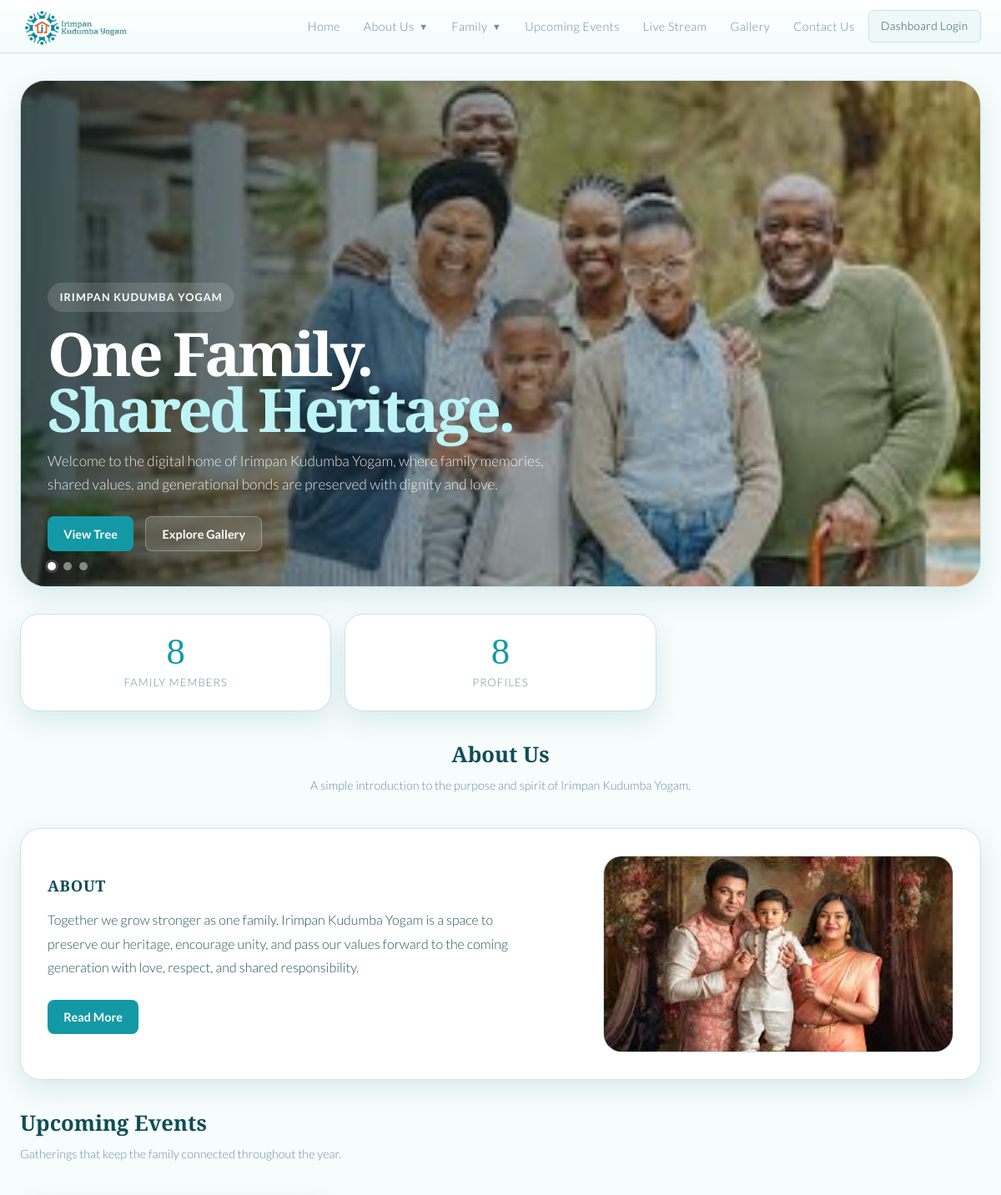
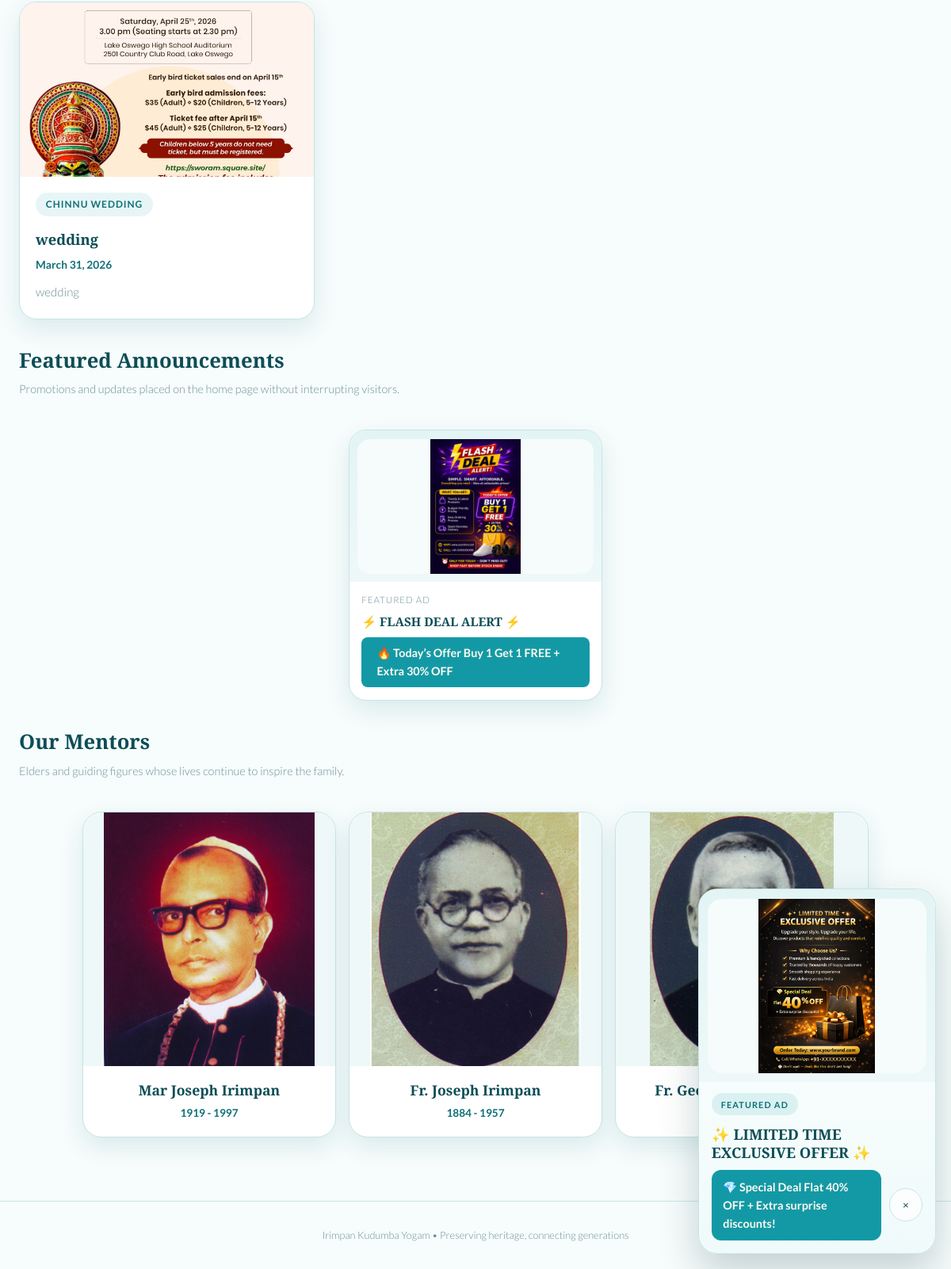
The page / on the database its author committed (2 pictures, top to bottom).
### tree/models.py (models this page shows, shortened)
class SiteAd(models.Model):
    DISPLAY_POPUP = 'popup'
    DISPLAY_SIDE = 'side'
    DISPLAY_SECTION = 'section'
    DISPLAY_CHOICES = [
        (DISPLAY_POPUP, 'Popup'),
        (DISPLAY_SIDE, 'Side Ad'),
        (DISPLAY_SECTION, 'Home Section'),
    ]
    title = models.CharField(max_length=200)
    message = models.TextField(blank=True, default='')
    image = models.ImageField(upload_to='ads/', null=True, blank=True)
    button_text = models.CharField(max_length=80, blank=True)
    button_url = models.URLField(blank=True)
    display_type = models.CharField(max_length=20, choices=DISPLAY_CHOICES, default=DISPLAY_POPUP)
    priority = models.PositiveIntegerField(default=0)
    is_active = models.BooleanField(default=True)
    show_as_popup = models.BooleanField(default=True)
    start_date = models.DateField(null=True, blank=True)
    end_date = models.DateField(null=True, blank=True)
    created_by = models.ForeignKey(
        settings.AUTH_USER_MODEL,
        null=True,
        blank=True,
        on_delete=models.SET_NULL,
        related_name='site_ads',
    )
    created_at = models.DateTimeField(auto_now_add=True)
    class Meta:
        ordering = ['-priority', '-created_at', '-id']
    @property
    def is_scheduled_now(self):
        today = timezone.localdate()
        if not self.is_active:
            return False
        if self.start_date and self.start_date > today:
            return False
        if self.end_date and self.end_date < today:
            return False
        return True

class Event(models.Model):
    title = models.CharField(max_length=200)
    tag = models.CharField(max_length=80, blank=True)
    event_date = models.DateField()
    location = models.CharField(max_length=200, blank=True)
    description = models.TextField()
    image = models.ImageField(upload_to='events/', null=True, blank=True)
    created_at = models.DateTimeField(auto_now_add=True)
    class Meta:
        ordering = ['event_date', 'title']

### tree/views.py (the view)
# urls.py: path('', views.home, name='home'),
def home(request):
    people = Person.objects.all()
    generation_map = _generation_map(people)
    _apply_generations(people, generation_map)
    total = people.count()
    generations = max(generation_map.values(), default=0)
    mentors = [
        {
            'name': 'Mar Joseph Irimpan',
            'years': '1919 - 1997',
            'image': 'tree/mentors/mar-joseph-irimpan.jpg',
        },
        {
            'name': 'Fr. Joseph Irimpan',
            'years': '1884 - 1957',
            'image': 'tree/mentors/fr-joseph-irimpan.jpg',
        },
        {
            'name': 'Fr. GeeVarghese Irimpan',
            'years': '1839 - 1917',
            'image': 'tree/mentors/fr-geeverghese-irimpan.jpg',
        },
    ]
    upcoming_events = Event.objects.all()[:3]
    active_ads = [ad for ad in SiteAd.objects.all() if ad.is_scheduled_now]
    popup_ad = next(
        (ad for ad in active_ads if ad.display_type == SiteAd.DISPLAY_POPUP and ad.show_as_popup),
        None,
    )
    side_ads = [ad for ad in active_ads if ad.display_type == SiteAd.DISPLAY_SIDE]
    side_ad = side_ads[0] if side_ads else None
    section_ads = [ad for ad in active_ads if ad.display_type == SiteAd.DISPLAY_SECTION][:3]
    if side_ad is None:
        side_ad = next((ad for ad in active_ads if ad != popup_ad), popup_ad)
        side_ads = [side_ad] if side_ad else []
    if not section_ads:
        section_ads = [ad for ad in active_ads if ad not in {popup_ad, side_ad}][:3]
    return render(request, 'tree/home.html', {
        'people': people,
        'total': total,
        'generations': generations,
        'mentors': mentors,
        'upcoming_events': upcoming_events,
        'popup_ad': popup_ad,
        'side_ad': side_ad,
        'side_ads': side_ads,
        'section_ads': section_ads,
    })

### tree/views.py (called while the page is built)
def _generation_map(people):
    people = list(people)
    if not people:
        return {}
    parents = {
        person.pk: tuple(parent_id for parent_id in (person.father_id, person.mother_id) if parent_id)
        for person in people
    }
    memo = {}
    def get_depth(person_id):
        if person_id in memo:
            return memo[person_id]
        parent_ids = parents.get(person_id, ())
        if not parent_ids:
            memo[person_id] = 1
            return 1
        memo[person_id] = max(get_depth(parent_id) for parent_id in parent_ids) + 1
        return memo[person_id]
    return {person.pk: get_depth(person.pk) for person in people}

def _apply_generations(people, generation_map):
    for person in people:
        person._generation = generation_map.get(person.pk, 1)

### tree/templates/tree/home.html (shortened to what this page needs)
{% extends "tree/base.html" %}
{% load static %}
{% block content %}
<div class="home-stack">
  {% if side_ad %}
  <aside class="side-ad" id="homeSideAd" data-rotate-ms="5000">
    {% for ad in side_ads %}
    <div class="side-ad-item{% if forloop.first %} active{% endif %}">
    {% if ad.button_url %}
    <a href="{{ ad.button_url }}" class="side-ad-media">
      {% if ad.image %}
      <img src="{{ ad.image.url }}" alt="{{ ad.title }}">
      {% endif %}
    </a>
    {% else %}
    <div class="side-ad-media">
      {% if ad.image %}
      <img src="{{ ad.image.url }}" alt="{{ ad.title }}">
      {% endif %}
    </div>
    {% endif %}
    <div class="side-ad-body">
      <span class="side-ad-tag">Featured Ad</span>
      <h3>{{ ad.title }}</h3>
      <div class="side-ad-actions">
        {% if ad.button_text and ad.button_url %}
        <a href="{{ ad.button_url }}" class="btn btn-primary">{{ ad.button_text }}</a>
        {% endif %}
        <button type="button" class="side-ad-close" id="homeSideAdClose" aria-label="Close side ad">×</button>
      </div>
    </div>
    </div>
    {% endfor %}
  </aside>
  {% endif %}
  <section class="hero" id="heroSlider">
    <div class="hero-slide active">
    </div>
    <div class="hero-overlay">
      <div class="hero-content">
        <div class="hero-kicker">Irimpan Kudumba Yogam</div>
        <h1>One Family.<br><span>Shared Heritage.</span></h1>
        <p>Welcome to the digital home of Irimpan Kudumba Yogam, where family memories, shared values, and generational bonds are preserved with dignity and love.</p>
        <div class="hero-actions">
          <a href="{% url 'tree' %}" class="btn btn-primary">View Tree</a>
          <a href="{% url 'gallery' %}" class="btn btn-secondary">Explore Gallery</a>
        </div>
      </div>
    </div>
    <div class="hero-dots">
      <button class="hero-dot active" type="button" aria-label="Slide 1"></button>
      <button class="hero-dot" type="button" aria-label="Slide 2"></button>
      <button class="hero-dot" type="button" aria-label="Slide 3"></button>
    </div>
  </section>
  <section class="stats-grid">
    <div class="stat-card">
      <div class="stat-num">{{ total }}</div>
      <div class="stat-label">Family Members</div>
    </div>
    <div class="stat-card">
      <div class="stat-num">{{ people|length }}</div>
      <div class="stat-label">Profiles</div>
    </div>
  </section>
  <section class="section-shell">
    <div class="section-head">
      <div class="section-copy" style="max-width:none;text-align:center;width:100%;">
        <h2 class="section-title">About Us</h2>
        <p class="section-sub">A simple introduction to the purpose and spirit of Irimpan Kudumba Yogam.</p>
      </div>
    </div>
    <article class="about-card">
      <div class="about-intro">
        <h3>About</h3>
        <p>Together we grow stronger as one family. Irimpan Kudumba Yogam is a space to preserve our heritage, encourage unity, and pass our values forward to the coming generation with love, respect, and shared responsibility.</p>
        <div class="about-cta">
          <a href="{% url 'about' %}" class="btn btn-primary">Read More</a>
        </div>
      </div>
      <div class="about-image">
        <img src="{% static 'tree/home/hero-2.jpg' %}" alt="Irimpan Kudumba Yogam family">
      </div>
    </article>
  </section>
  <section class="section-shell">
    <div class="section-head">
      <div class="section-copy">
        <h2 class="section-title">Upcoming Events</h2>
        <p class="section-sub">Gatherings that keep the family connected throughout the year.</p>
      </div>
    </div>
    <div class="events-grid">
      {% for event in upcoming_events %}
      <article class="event-card">
        <div class="event-image">
          {% if event.image %}
          <img src="{{ event.image.url }}" alt="{{ event.title }}">
          {% elif forloop.counter == 1 %}
          <img src="{% static 'tree/home/hero-1.jpg' %}" alt="{{ event.title }}">
          {% elif forloop.counter == 2 %}
          <img src="{% static 'tree/home/hero-2.jpg' %}" alt="{{ event.title }}">
          {% else %}
          <img src="{% static 'tree/home/hero-3.jpg' %}" alt="{{ event.title }}">
          {% endif %}
        </div>
        <div class="event-body">
          <span class="event-tag">{{ event.tag }}</span>
          <h3>{{ event.title }}</h3>
          <div class="event-date">{{ event.event_date }}</div>
          <p>{{ event.description }}</p>
        </div>
      </article>
      {% endfor %}
    </div>
  </section>
  {% if section_ads %}
  <section class="section-shell">
    <div class="section-head">
      <div class="section-copy">
        <h2 class="section-title">Featured Announcements</h2>
        <p class="section-sub">Promotions and updates placed on the home page without interrupting visitors.</p>
      </div>
    </div>
    <div class="ad-section-grid">
      {% for ad in section_ads %}
      <article class="ad-section-card">
        {% if ad.button_url %}
        <a href="{{ ad.button_url }}" class="ad-section-media">
          {% if ad.image %}
          <img src="{{ ad.image.url }}" alt="{{ ad.title }}">
          {% endif %}
        </a>
        {% else %}
        <div class="ad-section-media">
          {% if ad.image %}
          <img src="{{ ad.image.url }}" alt="{{ ad.title }}">
          {% endif %}
        </div>
        {% endif %}
        <div class="ad-section-body">
          <div class="ad-section-meta">Featured Ad</div>
          <h3>{{ ad.title }}</h3>
          {% if ad.button_text and ad.button_url %}
          <a href="{{ ad.button_url }}" class="btn btn-primary">{{ ad.button_text }}</a>
          {% endif %}
        </div>
      </article>
      {% endfor %}
    </div>
  </section>
  {% endif %}
  <section class="section-shell">
    <div class="section-head">
      <div class="section-copy">
        <h2 class="section-title">Our Mentors</h2>
        <p class="section-sub">Elders and guiding figures whose lives continue to inspire the family.</p>
      </div>
    </div>
    <div class="mentors-grid">
      {% for mentor in mentors %}
      <article class="mentor-card">
        <div class="mentor-photo">
          <img src="{% static mentor.image %}" alt="{{ mentor.name }}">
        </div>
        <div class="mentor-body">
          <h3>{{ mentor.name }}</h3>
          <div class="mentor-role">{{ mentor.years }}</div>
        </div>
      </article>
      {% endfor %}
    </div>
  </section>
</div>
{% endblock %}

### tree/templates/tree/base.html (style rules this page uses)
:root { --bg: #f7fcfc; --surface: #ffffff; --surface2: #eef8f8; --border: #c7e4e6; --gold: #1399a6; --gold-light: #28b8c2; --gold-dim: #0f7078; --cream: #0d4d56; --text: #23535a; --text-dim: #6b8f94; --male: #4a7fa8; --female: #a84a7f; --radius: 12px; --shadow: 0 12px 30px rgba(16, 111, 121, 0.12); }
* { box-sizing: border-box; margin: 0; padding: 0; }
body { background: var(--bg); color: var(--text); font-family: 'Lato', sans-serif; font-weight: 300; min-height: 100vh; line-height: 1.6; }
.btn { display: inline-flex; align-items: center; gap: 0.4rem; padding: 0.55rem 1.2rem; border-radius: 8px; font-size: 0.9rem; font-weight: 700; cursor: pointer; border: none; text-decoration: none; transition: all 0.2s; }
.btn-primary { background: var(--gold); color: #fffaf0; }
.btn-secondary { background: var(--surface2); color: var(--text); border: 1px solid var(--border); }
h1, h2, h3 { font-family: 'Playfair Display', serif; font-weight: 600; }
.section-title { font-family: 'Playfair Display', serif; font-size: 1.6rem; color: var(--cream); margin-bottom: 0.25rem; }
.section-sub { color: var(--text-dim); font-size: 0.9rem; margin-bottom: 1.5rem; }

### rows shown on the page
SiteAd: image (picture), title "✨ LIMITED TIME EXCLUSIVE OFFER ✨", button_text "💎 Special Deal Flat 40% OFF + Extra surprise discounts!"
Event: image (picture), tag "CHINNU WEDDING", title "wedding", event_date "March 31, 2026", description "wedding"
SiteAd: image (picture), title "⚡ FLASH DEAL ALERT ⚡", button_text "🔥 Today’s Offer Buy 1 Get 1 FREE + Extra 30% OFF"

### other values the page prints
{{ total }} "8"
{{ people|length }} "8"
{{ mentor.name }} "Mar Joseph Irimpan" "Fr. Joseph Irimpan" "Fr. GeeVarghese Irimpan"
{{ mentor.years }} "1919 - 1997" "1884 - 1957" "1839 - 1917"
